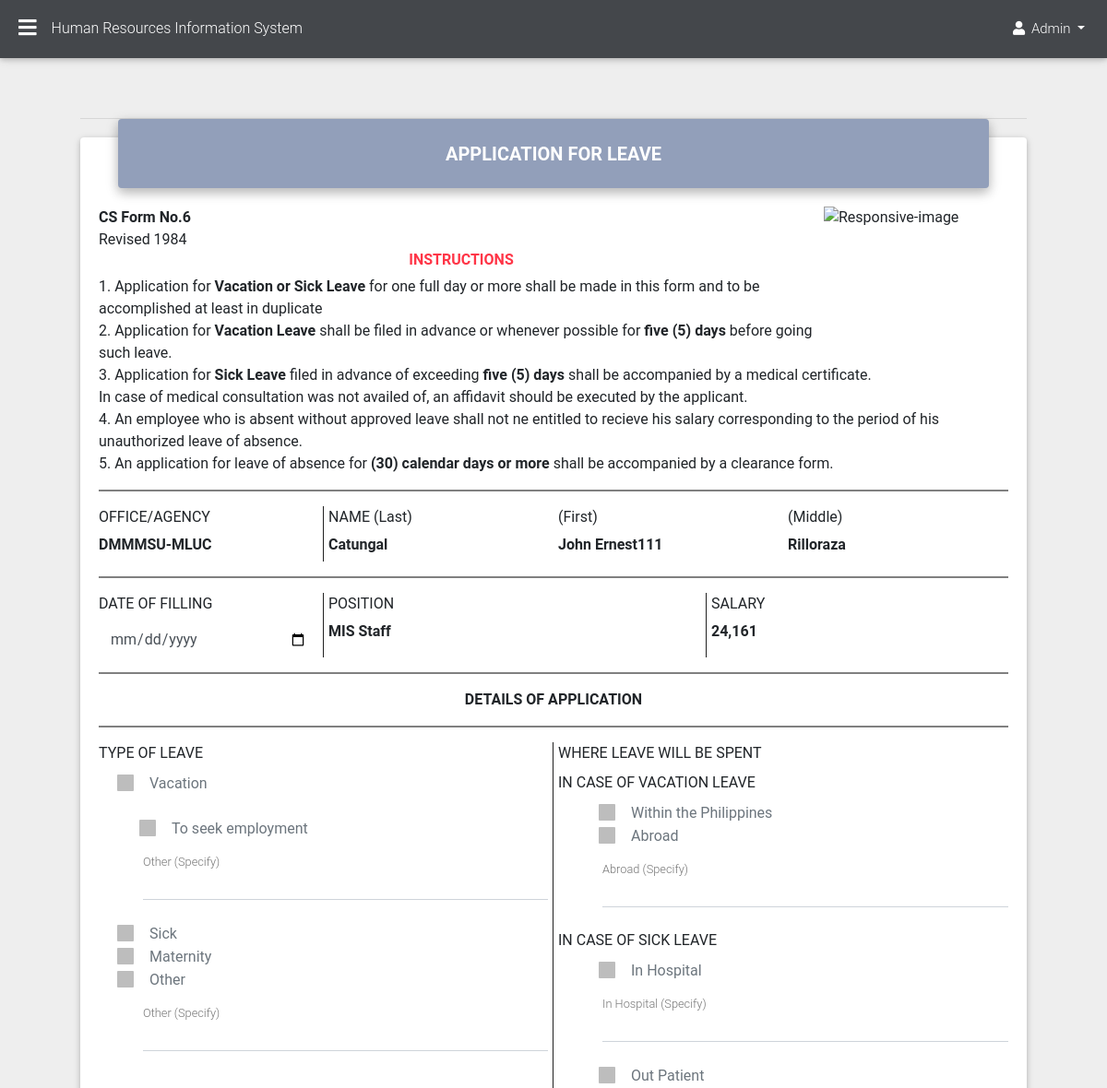
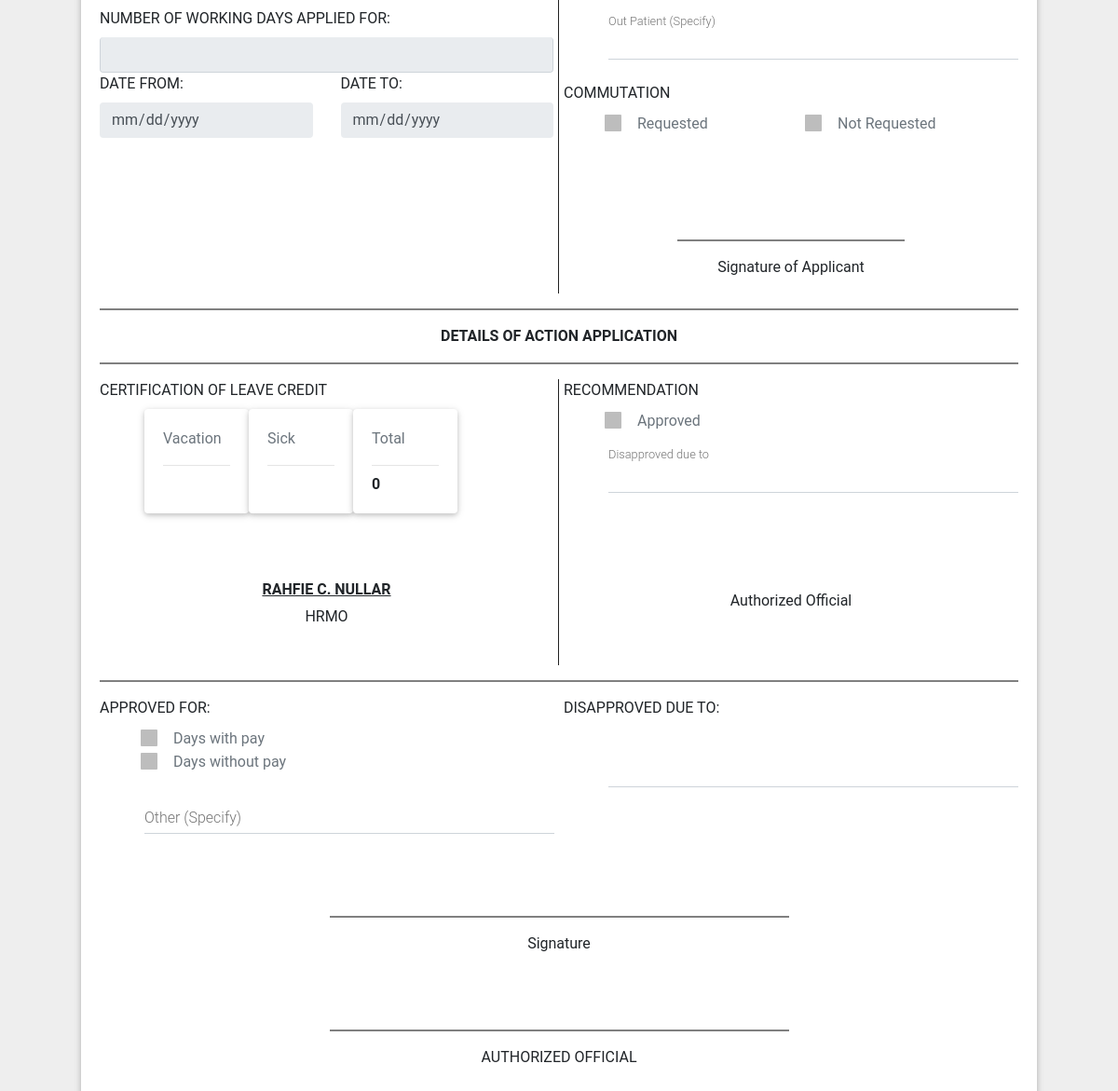
/HR-ADMIN/page/leave/leave_profilee.php (signed in), run on the app's committed database (2 pictures, top to bottom).
### tables this page shows
CREATE TABLE `emp_profile` (
  `profile_id` int(11) NOT NULL,
  `employee_picture` varchar(100) NOT NULL DEFAULT ' ',
  `employee_firstname` varchar(100) NOT NULL DEFAULT ' ',
  `employee_middlename` varchar(100) NOT NULL DEFAULT ' ',
  `employee_lastname` varchar(100) NOT NULL DEFAULT ' ',
  `employee_extensionname` varchar(100) NOT NULL DEFAULT ' ',
  `employee_datebirth` date NOT NULL,
  `employee_placebirth` varchar(100) NOT NULL DEFAULT ' ',
  `employee_sex` varchar(100) NOT NULL DEFAULT ' ',
  `employee_civilstatus` varchar(100) NOT NULL DEFAULT ' ',
  `employee_height` varchar(100) NOT NULL DEFAULT ' ',
  `employee_weight` varchar(100) NOT NULL DEFAULT ' ',
  `employee_bloodtype` varchar(100) NOT NULL DEFAULT ' ',
  `employee_citizenship` varchar(100) NOT NULL DEFAULT ' ',
  `employee_Rblock` varchar(100) NOT NULL DEFAULT ' ',
  `employee_Rstreet` varchar(100) NOT NULL DEFAULT ' ',
  `employee_Rvillage` varchar(100) NOT NULL DEFAULT ' ',
  `employee_Rbarangay` varchar(100) NOT NULL DEFAULT ' ',
  `employee_Rcity` varchar(100) NOT NULL DEFAULT ' ',
  `employee_Rprovince` varchar(100) NOT NULL DEFAULT ' ',
  `employee_Rzipcode` varchar(100) NOT NULL DEFAULT ' ',
  `employee_Pblock` varchar(100) NOT NULL DEFAULT ' ',
  `employee_Pstreet` varchar(100) NOT NULL DEFAULT ' ',
  `employee_Pvillage` varchar(100) NOT NULL DEFAULT ' ',
  `employee_Pbarangay` varchar(100) NOT NULL DEFAULT ' ',
  `employee_Pcity` varchar(100) NOT NULL DEFAULT ' ',
  `employee_Pprovince` varchar(100) NOT NULL DEFAULT ' ',
  `employee_Pzipcode` varchar(100) NOT NULL DEFAULT ' ',
  `employee_telephone` varchar(100) NOT NULL DEFAULT ' ',
  `employee_contact` varchar(100) NOT NULL DEFAULT ' ',
  `employee_gsis` varchar(100) NOT NULL DEFAULT ' ',
  `employee_pagibig` varchar(100) NOT NULL DEFAULT ' ',
  `employee_philhealth` varchar(100) NOT NULL DEFAULT ' ',
  `employee_sss` varchar(100) NOT NULL DEFAULT ' ',
  `employee_tin` varchar(100) NOT NULL DEFAULT ' ',
  `employee_agency` varchar(225) NOT NULL DEFAULT ' ',
  `employee_email` varchar(225) NOT NULL DEFAULT ' ',
  `account_id` int(11) NOT NULL
);

CREATE TABLE `account` (
  `Id` int(11) NOT NULL,
  `employee_id` varchar(100) NOT NULL DEFAULT ' ',
  `password` varchar(100) NOT NULL DEFAULT ' ',
  `role` varchar(100) NOT NULL DEFAULT ' ',
  `employee_position` varchar(100) NOT NULL DEFAULT ' ',
  `employee_department` varchar(100) NOT NULL DEFAULT ' ',
  `employee_salarygrade` varchar(100) NOT NULL DEFAULT ' ',
  `employee_salarystep` varchar(100) NOT NULL DEFAULT ' ',
  `employee_salarycos` varchar(100) NOT NULL DEFAULT ' ',
  `employee_type` varchar(100) NOT NULL DEFAULT ' ',
  `employee_status` varchar(100) NOT NULL DEFAULT ' ',
  `employee_start` varchar(100) NOT NULL DEFAULT ' ',
  `employee_active` varchar(100) NOT NULL DEFAULT ' ',
  `employee_history` varchar(100) NOT NULL DEFAULT ' ',
  `dated` varchar(100) NOT NULL DEFAULT ' '
);

CREATE TABLE `sheet1` (
  `sal_id` int(10) NOT NULL,
  `step` int(1) DEFAULT NULL,
  `amount` varchar(7) DEFAULT NULL,
  `salary_id` int(3) DEFAULT NULL
);

### HR-ADMIN/page/leave/leave_profilee.php (the view, shortened to what the rows shown need)
<?php
include "../sidebar1.php";
include "../../assets/hr_profile_query.php";
?>
<main>
<div class="container-fluid">
      <br>
            <div class="card card-cascade narrower">
              <div class="card-body card-body-cascade ">
                <form method="POST">
                    <br>
                    <br>
                    <br>
                    <br>
                    <br>
                    <div class="form-row">
                            <div class="col-md-3">
                                <h6><b><?php echo$employee_lastname;?></b></h6>
                            </div>
                            <div class="col-md-3">
                                <h6><b><?php echo$employee_firstname;?></b></h6>
                            </div>
                            <div class="col-md-3">
                                <h6><b><?php echo$employee_middlename;?> <?php echo$employee_extensionname;?></b></b></h6>
                            </div>
                    </div>
                    <div class="form-row">
                            <div class="col-md-5 border-right border-dark">
                                <h6><b><?php echo$employee_position;?></b></h6>
                            </div>
                            <div class="col-md-4">
                                <h6><b> <?php
                                  $conn = dbConnect();
                                  $account9 = $conn->prepare("SELECT * FROM sheet1 INNER JOIN account ON account.employee_salarygrade = sheet1.salary_id
                                  AND account.employee_salarystep = sheet1.step WHERE Id = '$Id'");
                                  $account9->execute();
                                  while($result9 = $account9->fetch(PDO::FETCH_ASSOC)):;
                                  echo $result9['amount'];
                                  endwhile;?></b></h6>
                            </div>
                    </div>
                </form>
            </div>
        </div>
        <br>
        </div>
</main>

### data on the page
emp_profile: employee_lastname "Catungal", employee_firstname "John Ernest111", employee_middlename "Rilloraza", account.employee_position "MIS Staff"
sheet1: amount "24,161"

### other printed values
$_SESSION['role'] "Admin"
$cre_vbalance + $cre_sbalance "0"
